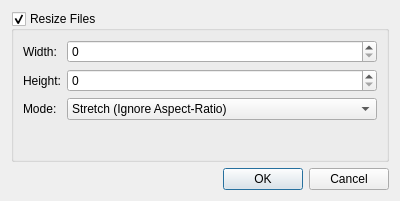
<?xml version="1.0" encoding="UTF-8"?>
<ui version="4.0">
 <class>ResizeOptions</class>
 <widget class="QDialog" name="ResizeOptions">
  <property name="geometry">
   <rect>
    <x>0</x>
    <y>0</y>
    <width>400</width>
    <height>201</height>
   </rect>
  </property>
  <property name="windowTitle">
   <string>Resize-mode settings</string>
  </property>
  <layout class="QGridLayout" name="gridLayout">
   <item row="0" column="0">
    <widget class="QGroupBox" name="groupBox">
     <property name="title">
      <string>Resize Files</string>
     </property>
     <property name="checkable">
      <bool>true</bool>
     </property>
     <layout class="QFormLayout" name="formLayout">
      <item row="0" column="0">
       <widget class="QLabel" name="label">
        <property name="text">
         <string>Width:</string>
        </property>
       </widget>
      </item>
      <item row="1" column="0">
       <widget class="QLabel" name="label_2">
        <property name="text">
         <string>Height:</string>
        </property>
       </widget>
      </item>
      <item row="2" column="0">
       <widget class="QLabel" name="label_3">
        <property name="text">
         <string>Mode:</string>
        </property>
       </widget>
      </item>
      <item row="2" column="1">
       <widget class="QComboBox" name="typeSelect">
        <item>
         <property name="text">
          <string>Stretch (Ignore Aspect-Ratio)</string>
         </property>
        </item>
        <item>
         <property name="text">
          <string>Keep Aspect-Ratio</string>
         </property>
        </item>
        <item>
         <property name="text">
          <string>Keep Aspect-Ratio By Expanding</string>
         </property>
        </item>
        <item>
         <property name="text">
          <string>Resize Canvas (while Keeping Aspect-Ratio)</string>
         </property>
        </item>
       </widget>
      </item>
      <item row="0" column="1">
       <widget class="QSpinBox" name="widthEdit">
        <property name="maximum">
         <number>9999999</number>
        </property>
       </widget>
      </item>
      <item row="1" column="1">
       <widget class="QSpinBox" name="heightEdit">
        <property name="maximum">
         <number>9999999</number>
        </property>
       </widget>
      </item>
     </layout>
    </widget>
   </item>
   <item row="1" column="0">
    <widget class="QDialogButtonBox" name="buttonBox">
     <property name="orientation">
      <enum>Qt::Horizontal</enum>
     </property>
     <property name="standardButtons">
      <set>QDialogButtonBox::Cancel|QDialogButtonBox::Ok</set>
     </property>
    </widget>
   </item>
  </layout>
 </widget>
 <resources/>
 <connections>
  <connection>
   <sender>buttonBox</sender>
   <signal>accepted()</signal>
   <receiver>ResizeOptions</receiver>
   <slot>accept()</slot>
   <hints>
    <hint type="sourcelabel">
     <x>248</x>
     <y>254</y>
    </hint>
    <hint type="destinationlabel">
     <x>157</x>
     <y>274</y>
    </hint>
   </hints>
  </connection>
  <connection>
   <sender>buttonBox</sender>
   <signal>rejected()</signal>
   <receiver>ResizeOptions</receiver>
   <slot>reject()</slot>
   <hints>
    <hint type="sourcelabel">
     <x>316</x>
     <y>260</y>
    </hint>
    <hint type="destinationlabel">
     <x>286</x>
     <y>274</y>
    </hint>
   </hints>
  </connection>
 </connections>
</ui>
